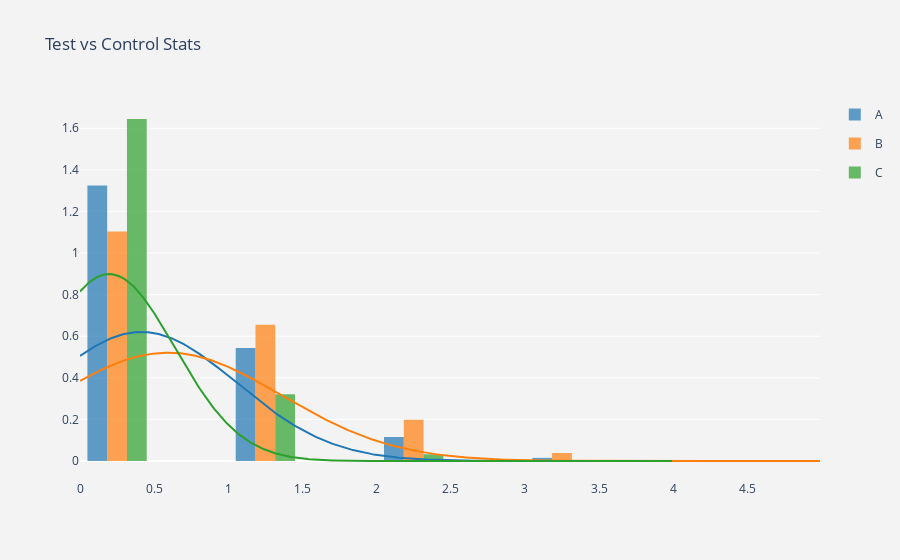

The code cell stored with this chart in its notebook:
### Markdown cell above
### ANOVA

### Code cell
# Create hv segment
data_hv = pd.DataFrame()
data_hv['customer_id'] = np.array([count for count in range(30000)])
data_hv['segment'] = np.array(['high-value' for _ in range(30000)])
data_hv['group'] = 'A'
data_hv.loc[data_hv.index>=10000,'group'] = 'B' 
data_hv.loc[data_hv.index>=20000,'group'] = 'C' 

data_hv.loc[data_hv.group == 'A', 'purchase_count'] = np.random.poisson(0.4, 10000)
data_hv.loc[data_hv.group == 'B', 'purchase_count'] = np.random.poisson(0.6, 10000)
data_hv.loc[data_hv.group == 'C', 'purchase_count'] = np.random.poisson(0.2, 10000)

a_stats = data_hv[data_hv.group=='A'].purchase_count
b_stats = data_hv[data_hv.group=='B'].purchase_count
c_stats = data_hv[data_hv.group=='C'].purchase_count

hist_data = [a_stats, b_stats, c_stats]

group_labels = ['A', 'B','C']

# Create distplot with curve_type set to 'normal'
fig = ff.create_distplot(hist_data,
                         group_labels,
                         bin_size=.5,
                         curve_type='normal',
                         show_rug=False)

# Plot layout
fig.layout = go.Layout(
        title='Test vs Control Stats',
        plot_bgcolor  = 'rgb(243,243,243)',
        paper_bgcolor  = 'rgb(243,243,243)',
    )

# Plot
pyoff.iplot(fig)

### Figure 1 — Plotly figure (JSON) as saved in the notebook; plotly's stock layout.template omitted (floating-point values rounded to 4 significant figures; data arrays with more than 128 entries replaced by an {"elided": "..."} marker saying what was removed)
{"data": [{"autobinx": false, "histnorm": "probability density", "legendgroup": "A", "marker": {"color": "rgb(31, 119, 180)"}, "name": "A", "opacity": 0.7, "type": "histogram", "x": {"elided": "10000 int values"}, "xaxis": "x", "xbins": {"end": 5, "size": 0.5, "start": 0}, "yaxis": "y"}, {"autobinx": false, "histnorm": "probability density", "legendgroup": "B", "marker": {"color": "rgb(255, 127, 14)"}, "name": "B", "opacity": 0.7, "type": "histogram", "x": {"elided": "10000 int values"}, "xaxis": "x", "xbins": {"end": 5, "size": 0.5, "start": 0}, "yaxis": "y"}, {"autobinx": false, "histnorm": "probability density", "legendgroup": "C", "marker": {"color": "rgb(44, 160, 44)"}, "name": "C", "opacity": 0.7, "type": "histogram", "x": {"elided": "10000 int values"}, "xaxis": "x", "xbins": {"end": 4, "size": 0.5, "start": 0}, "yaxis": "y"}, {"legendgroup": "A", "marker": {"color": "rgb(31, 119, 180)"}, "mode": "lines", "name": "A", "showlegend": false, "type": "scatter", "x": {"elided": "500 float values"}, "xaxis": "x", "y": {"elided": "500 float values"}, "yaxis": "y"}, {"legendgroup": "B", "marker": {"color": "rgb(255, 127, 14)"}, "mode": "lines", "name": "B", "showlegend": false, "type": "scatter", "x": {"elided": "500 float values"}, "xaxis": "x", "y": {"elided": "500 float values"}, "yaxis": "y"}, {"legendgroup": "C", "marker": {"color": "rgb(44, 160, 44)"}, "mode": "lines", "name": "C", "showlegend": false, "type": "scatter", "x": {"elided": "500 float values"}, "xaxis": "x", "y": {"elided": "500 float values"}, "yaxis": "y"}], "layout": {"paper_bgcolor": "rgb(243,243,243)", "plot_bgcolor": "rgb(243,243,243)", "title": {"text": "Test vs Control Stats"}}}
